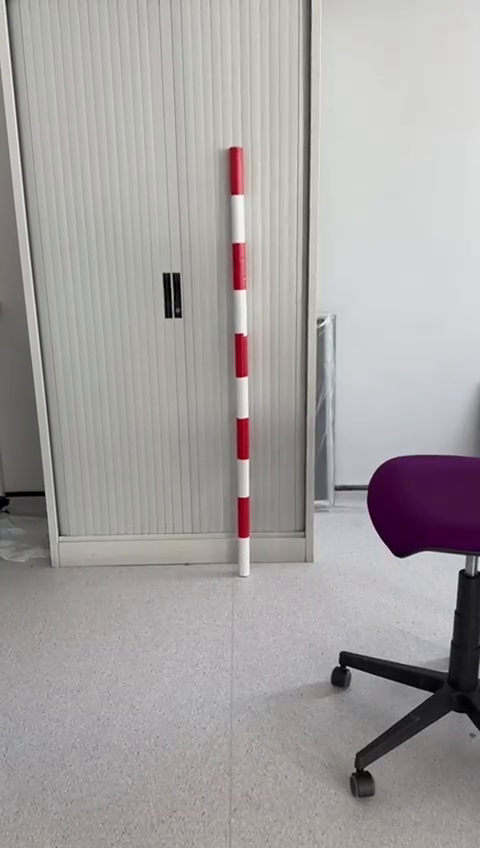
#> input picture frame 13 of Photos/reverse_clip.mp4, 480 x 848 px
$ python WIN_LineDownMiddle.py
#> lines starting #> are read from the running program, lines starting #| are printed output that depends on the picture; after the words box and inside, x2 and y2 are one past the last pixel; in counts of white or black regions, pixels touching at a corner belong together
# Group 1 - MEng Group Project
# Computer Vision Code
# Written in Python
# Kajeban Baskaran

import cv2
import numpy as np
import time
# [13 lines of commented-out code are left out]
video = cv2.VideoCapture('./Photos/reverse_clip.mp4')
# [24 lines of commented-out code are left out]

frame_counter = 0
# frame_passed = 0
# direction = None
overlaps = None
# prev_centroids = []
prev_red_area = 0
prev_green_area = 0
# pass_ = None
pole_colour = None
message = None
message2 = None
message_published = False
temparture = None
memory_use = None

previous_position = None
movement_started_1 = False
movement_started_2 = False
crossed_pole = False
direction_after_crossing = None

# Define range of red color in HSV
lower_red = np.array([160,153,104])
upper_red = np.array([179,255,255])

# Define Red in lab
# lower_red = np.array([154,85,63])
# upper_red = np.array([179,255,141])

# Define Purple
lower_yellow = np.array([125, 193, 47])
upper_yellow = np.array([153, 255, 106])

# Define Yellow
# lower_yellow = np.array([19, 114, 223])
# upper_yellow = np.array([27, 255, 255])

# Define Yellow (Labs)
# lower_yellow = np.array([17, 104, 37])
# upper_yellow = np.array([74, 255, 173])

# Define Green
lower_green = np.array([33, 77, 93]) #HSV Values for Green (Lower End)
upper_green = np.array([92, 255, 255]) #HSV Values for Green (Upper End)

# [11 lines of commented-out code are left out]
while(1):
    # [9 lines of commented-out code are left out]

    ret, frame = video.read() #Read Pi Camera
#> frame is the input picture: shape (848, 480, 3); mean B, G, R 161.4, 161.7, 165.3

    hsv = cv2.cvtColor(frame, cv2.COLOR_BGR2HSV)
#> hsv: shape (848, 480, 3); mean H, S, V 60.7, 16, 166.3
# [17 lines of commented-out code are left out]
    frame_counter += 1

    if frame_counter == video.get(cv2.CAP_PROP_FRAME_COUNT):
        frame_counter = 0
        video.set(cv2.CAP_PROP_POS_FRAMES, 0)
        direction_after_crossing = None
        overlaps = None
        message2 = None
#         message_published = False
#
    # Threshold the HSV image to get only red colors
    red_mask = cv2.inRange(hsv, lower_red, upper_red)
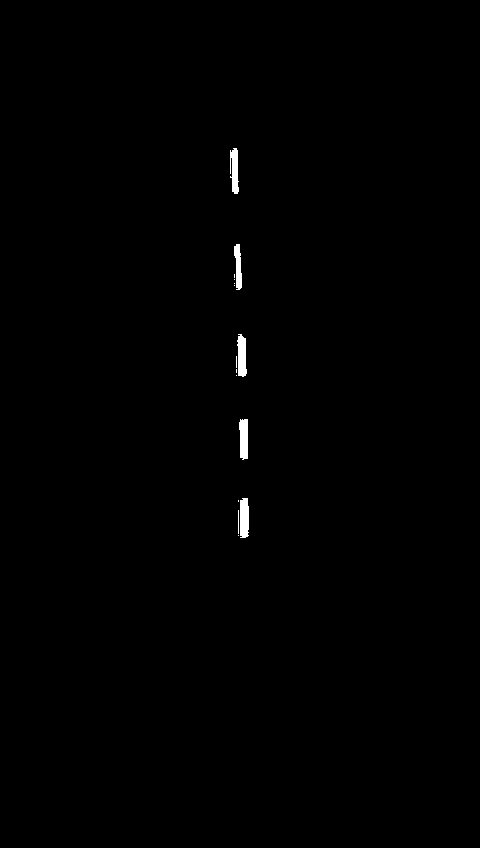
#> red_mask: shape (848, 480); 0.39% white; 15 white regions (9 under 20 px), largest, box (x1, y1, x2, y2) and area: (240, 498, 249, 538) 337, (237, 334, 247, 377) 332, (239, 419, 248, 460) 325, (230, 148, 239, 194) 306, (234, 244, 242, 290) 254, (238, 510, 239, 534) 24
    #purple_mask = cv2.inRange(hsv, lower_purple, upper_purple)
    yellow_mask = cv2.inRange(hsv, lower_yellow, upper_yellow)
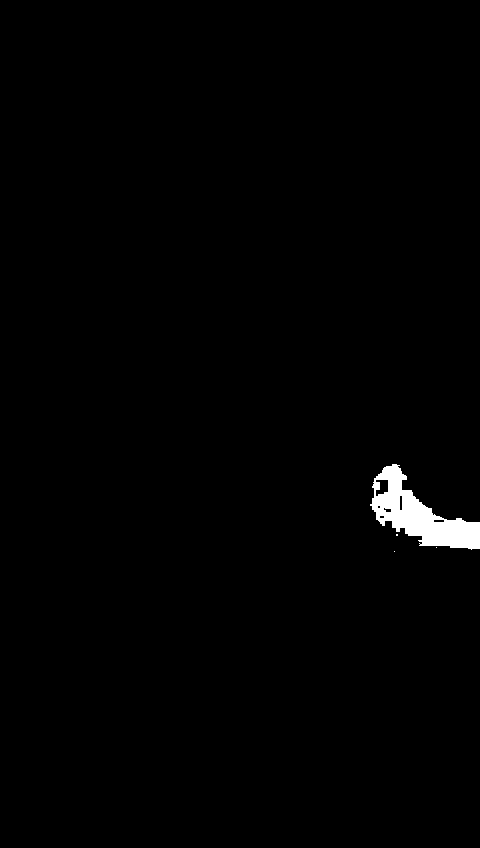
#> yellow_mask: shape (848, 480); 0.98% white; 4 white regions (3 under 20 px)
    green_mask = cv2.inRange(hsv, lower_green, upper_green) #Mask Green in Live View
#> green_mask: shape (848, 480); every value is 0

    # Find contours
    red_contours, _ = cv2.findContours(red_mask, cv2.RETR_EXTERNAL, cv2.CHAIN_APPROX_SIMPLE)
#> red_contours = 15 contours, 10 with area under 20; largest, box (x1, y1, x2, y2) and area: (240, 498, 249, 538) 290, (237, 334, 247, 377) 284, (239, 419, 248, 460) 278, (230, 148, 239, 194) 236, (234, 244, 242, 290) 204
    #purple_contours, _ = cv2.findContours(purple_mask, cv2.RETR_EXTERNAL, cv2.CHAIN_APPROX_SIMPLE)
    yellow_contours, _ = cv2.findContours(yellow_mask, cv2.RETR_EXTERNAL, cv2.CHAIN_APPROX_SIMPLE)
#> yellow_contours = 4 contours, 3 with area under 20; largest, box (x1, y1, x2, y2) and area: (370, 464, 480, 550) 3988
    green_contours, _ = cv2.findContours(green_mask, cv2.RETR_EXTERNAL, cv2.CHAIN_APPROX_SIMPLE)
#> green_contours = []

    # Extract red points from contours
    red_points = []
    for red in red_contours:
        for point in red:
            red_points.append(point[0])
#> this loop made 15 passes
#> red on passes 1, 2, 3, 6, 7, 8, 10, 11: [[238, 535]], [[238, 510], [238, 533]], [[238, 500], [238, 501]], [[236, 375]], [[236, 369], [236, 372]], [[236, 356], [236, 367]], [[234, 285]], [[234, 283]]
#> after the loop, red_points = 137 pairs, first value 230 to 248, second value 148 to 537

    # Extract green points from contours
    green_points = []
    for green in green_contours:
        for point in green:
            green_points.append(point[0])
#> this loop made 0 passes
#> after the loop, green_points = []

    # Extract Yellow points form contours
    yellow_points = []
    for yellow in yellow_contours:
        for point in yellow:
            yellow_points.append(point[0])
#> this loop made 4 passes
#> yellow on passes 1 to 3: [[394, 551]], [[436, 547]], [[396, 534], [396, 535], [397, 535], [397, 534]]
#> after the loop, yellow_points = 163 pairs, first value 370 to 479, second value 464 to 551

    red_area = sum(cv2.contourArea(contour) for contour in red_contours)  # Find total red area sum
#> red_area = 1290.5
    green_area = sum(cv2.contourArea(contour) for contour in green_contours) # Find total green area sum
#> green_area = 0

    if (len(red_points) >= 10) or (len(green_points) >= 10): #If red or green is present

        # Determine if red pole or green pole
        if len(red_points) > len(green_points):
            pole_colour = "Red"
            [vx, vy, x, y] = cv2.fitLine(np.array(red_points), cv2.DIST_L2, 0, 0.01, 0.01)
#> vx = [0.0291]; vy = [1]; x = [238.7]; y = [335.4]
            red_area = sum(cv2.contourArea(contour) for contour in red_contours)
        elif len(green_points) >= len(red_points):
            pole_colour = "Green"
            [vx, vy, x, y] = cv2.fitLine(np.array(green_points), cv2.DIST_L2, 0, 0.01, 0.01)
            green_area = sum(cv2.contourArea(contour) for contour in green_contours)

        # Determine slope and intercept of line
        slope = vy / vx
#> slope = [34.3]
        intercept = y - (slope * x)
#> intercept = [-7854.3]

        # Calculate endpoints of the line to draw
        height, width, _ = frame.shape
        x1 = 0
        y1 = (slope * x1 + intercept).item()
#> y1 = -7854.3
        x2 = width - 1
        y2 = (slope * x2 + intercept).item()
#> y2 = 8577.5

        # Limit y1 and y2 values
        y1 = max(min(y1, 2147483647), -2147483647)
        y2 = max(min(y2, 2147483647), -2147483647)

        # Draw the line
        cv2.line(frame, (int(x1), int(y1)), (int(x2), int(y2)), (0, 255, 0), 2)
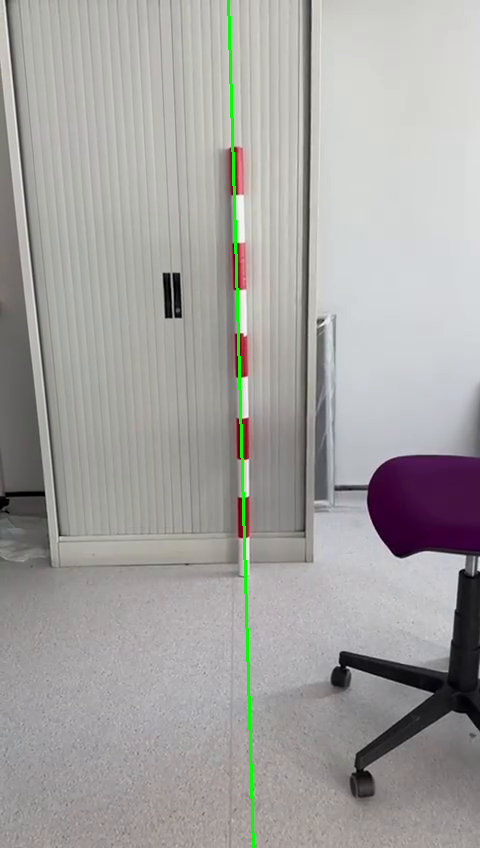
#> frame: shape (848, 480, 3); 0.63% of pixels changed, all inside (x1, y1, x2, y2) = (227, 0, 255, 848)

        # Midpoint of X points
        mp_x = int((x1+x2) / 2)
#         mp_y = int((y1+y2) / 2)

        # Check if any yellow contour intersects the line
        if len(yellow_points) >= 15:
            for yellow in yellow_contours:

                largest = max(yellow_contours, key=cv2.contourArea) # Determine largest area of yellow

                # Calculate the centroid of the contour
                M = cv2.moments(largest)

                # Determine center co-ordinates of yellow
                if M["m00"] != 0:
                    cx = int(M["m10"] / M["m00"])
                    cy = int(M["m01"] / M["m00"])
                    centroid = (cx, cy)

                    # Draw circle around yellow item
                    cv2.circle(frame, centroid, 10, (0, 255, 255), -1)

                    # Determine if kayaker starts from right or left of frame
                    if (movement_started_1 == False) and (movement_started_2 == False):
                        if (mp_x < cx):
                            movement_started_1 = True
                        elif (mp_x > cx):
                            movement_started_2 = True
                    # Determine if kayaker crosses the pole and in which direction
                    else:
                        if ((crossed_pole == False) and previous_position != None):
                            if not (mp_x < cx) and (mp_x < previous_position) and (movement_started_1):
                                crossed_pole = True
                                if (mp_x > cx):
                                    direction_after_crossing = ("Left")
                                elif (mp_x < cx):
                                    direction_after_crossing = ("Right")
                            elif not (mp_x > cx) and (mp_x > previous_position) and (movement_started_2):
                                crossed_pole = True
                                if (mp_x > cx):
                                    direction_after_crossing = ("Left")
                                elif (mp_x <= cx):
                                    direction_after_crossing = ("Right")

                    # Previous Co-ordinates == Current Co-ordinates
                    previous_position = cx

                    # used to determine if kayaker crosses in between poles or outside of poles
                    if movement_started_1 or movement_started_2:
                        if (pole_colour == "Green"):
                            if (mp_x > cx):
                                direction_after_crossing = ("Left")
                            elif (mp_x < cx):
                                direction_after_crossing = ("Right")

                            if green_area < prev_green_area * 0.88:
                                overlaps = ("Intersects")

                            prev_green_area = green_area

                        elif (pole_colour == "Red"):
                            if (mp_x > cx):
                                direction_after_crossing = ("Left")
                            elif (mp_x < cx):
                                direction_after_crossing = ("Right")

                            if red_area < prev_red_area * 0.88:
                                overlaps = ("Intersects")

                            prev_red_area = red_area

                # Run when kayaker crosses between poles and no message has been transmitted (to avoid repeatedly sending same message)
                if crossed_pole and (message_published == False):
                    if (pole_colour == "Red"):
                        if ((overlaps == "Intersects") and (direction_after_crossing == "Left")):
                            message = "Red Gate - Pass"
                            message2 = "Red Gate - Pass"

                        else:
                            pass_ = "Gate Unsuccesful"
                            message = "Red Gate - Fail"


                    elif (pole_colour == "Green"):
                        if ((overlaps == "Intersects") and (direction_after_crossing == "Right")):
                            message = "Green Gate - Pass"

                        else:
                            message = "Green Gate - Fail"
#> this loop made 4 passes
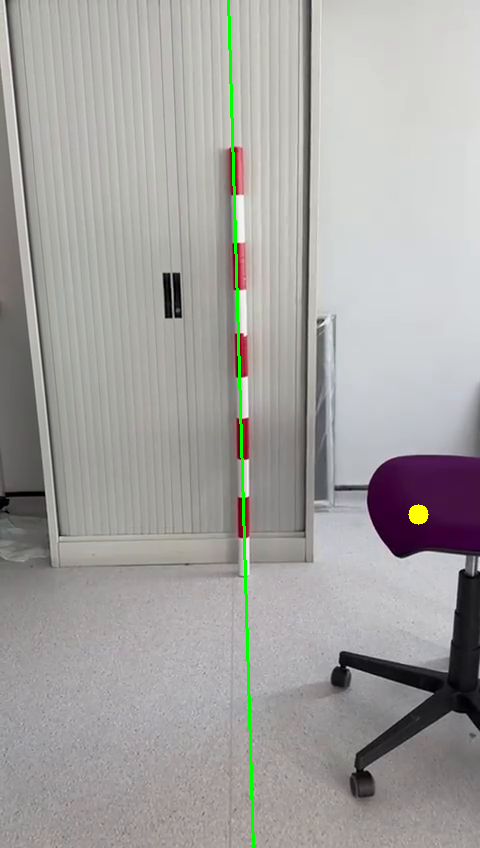
#> frame: shape (848, 480, 3); 0.08% of pixels changed, all inside (x1, y1, x2, y2) = (408, 504, 429, 525)
#> after the loop, crossed_pole = False; movement_started_1 = True; movement_started_2 = False

                    # [10 lines of commented-out code are left out]
        elif len(yellow_points) == 0:
            overlaps = None
            message_published = False
            message = None
            previous_position = None
            movement_started_1 = False
            movement_started_2 = False
            crossed_pole = False
            direction_after_crossing = None
            prev_red_area = 0
            prev_green_area = 0
            pole_colour = None


    cv2.putText(frame, "Detcting Pole: {}".format(overlaps), (10,60), cv2.FONT_HERSHEY_SIMPLEX, 0.7, (0,0,255), 2)
    cv2.putText(frame, "Position: {}".format(direction_after_crossing), (10,80), cv2.FONT_HERSHEY_SIMPLEX, 0.7, (0,0,255), 2) #Add Positon Text to Frame Window
    cv2.putText(frame, "Status: {}".format(message2), (10,100), cv2.FONT_HERSHEY_SIMPLEX, 0.7, (0,0,255), 2) # Add Status Text to Frame Window
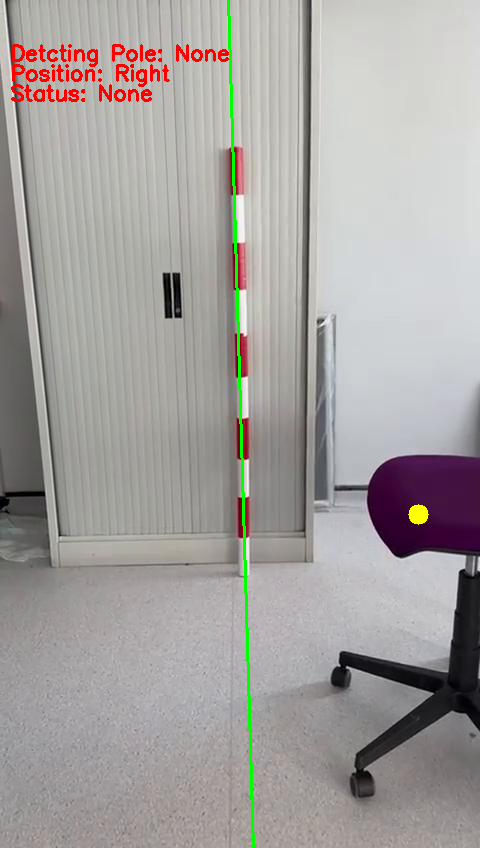
#> frame: shape (848, 480, 3); mean B, G, R 159, 161.1, 165.1
    cv2.imshow('Frame', frame) # Open Frame Window (could be turned off when in use to save processing power)
    cv2.imshow('Red', red_mask)
    cv2.imshow('Yellow', yellow_mask)

    # Terminate program when e is pressed
    if cv2.waitKey(1) & 0xFF == ord('e'):
#> (key e is pressed here)
        break


#> (the run stopped early here; a loop or call above may not have finished)

$ run again, starting later in the video
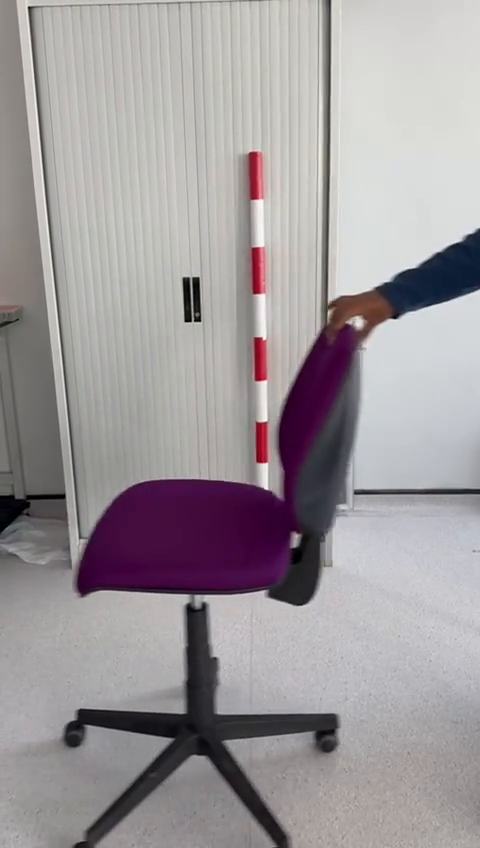
#> input picture frame 59 of Photos/reverse_clip.mp4, 480 x 848 px
#> frame is the input picture: shape (848, 480, 3); mean B, G, R 156.4, 153.4, 159.3
#> hsv: shape (848, 480, 3); mean H, S, V 72.6, 27.2, 161
#> `red_mask = cv2.inRange(hsv, lower_red, upper_red)`:
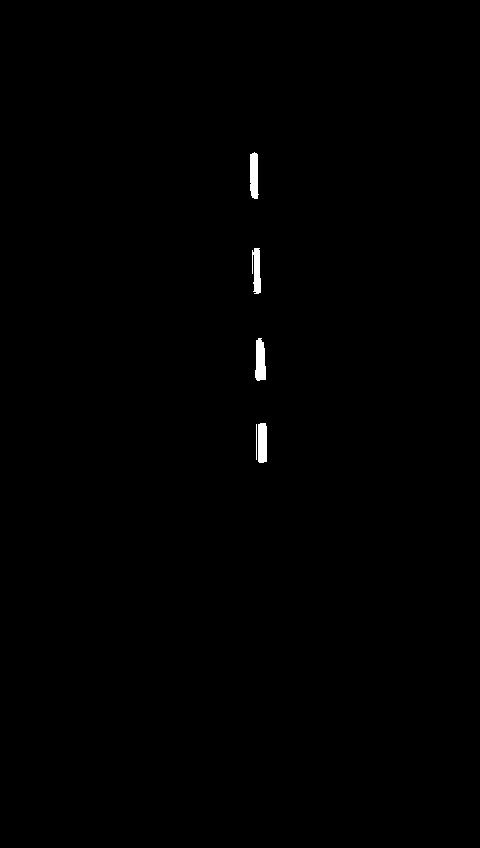
#> red_mask: shape (848, 480); 0.35% white; 5 white regions, box (x1, y1, x2, y2) and area: (255, 338, 266, 381) 380, (250, 152, 259, 199) 353, (258, 423, 267, 463) 351, (252, 248, 261, 294) 317, (256, 424, 257, 460) 36
#> yellow_mask: shape (848, 480); 4.7% white; 19 white regions (17 under 20 px)
#> green_mask: shape (848, 480); every value is 0
#> red_contours = 5 contours, 1 with area under 20; largest, box (x1, y1, x2, y2) and area: (255, 338, 266, 381) 331, (258, 423, 267, 463) 305, (250, 152, 259, 199) 302, (252, 248, 261, 294) 244
#> yellow_contours = 19 contours, 18 with area under 20; largest, box (x1, y1, x2, y2) and area: (82, 348, 346, 590) 20214
#> green_contours = []
#> the loop `for red in red_contours:` made 5 passes
#> red on pass 1: [[256, 424], [256, 459]]
#> after the loop `for red in red_contours:`: red_points = 85 pairs, first value 250 to 266, second value 152 to 462
#> after the loop `for green in green_contours:`: green_points = []
#> the loop `for yellow in yellow_contours:` made 19 passes
#> yellow on passes 1 to 8: [[238, 589]], [[125, 587]], [[92, 587], [94, 587]], [[90, 587]], [[146, 586], [148, 586]], [[289, 531], [289, 533]], [[287, 531]], [[116, 503]]
#> after the loop `for yellow in yellow_contours:`: yellow_points = 636 pairs, first value 82 to 348, second value 332 to 589
#> red_area = 1182
#> green_area = 0
#> vx = [0.0318]; vy = [0.999]; x = [256.8]; y = [296.7]
#> slope = [31.46]
#> intercept = [-7781.8]
#> y1 = -7781.8
#> y2 = 7287.4
#> the loop `for yellow in yellow_contours: ` made 19 passes
#> after the loop `for yellow in yellow_contours:`: crossed_pole = False; movement_started_2 = True
#> `cv2.putText(frame, "Status: {}".format(message2), (10,100), cv2.FONT_H..`:
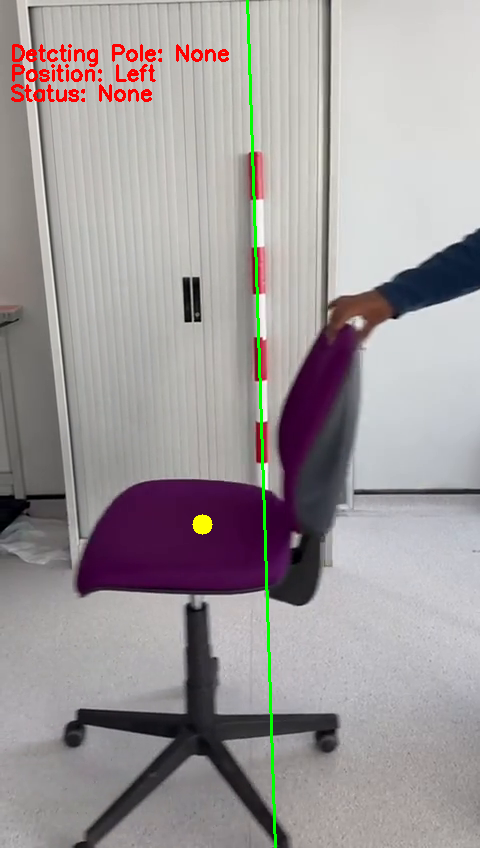
#> frame: shape (848, 480, 3); mean B, G, R 154.1, 152.9, 159.1
